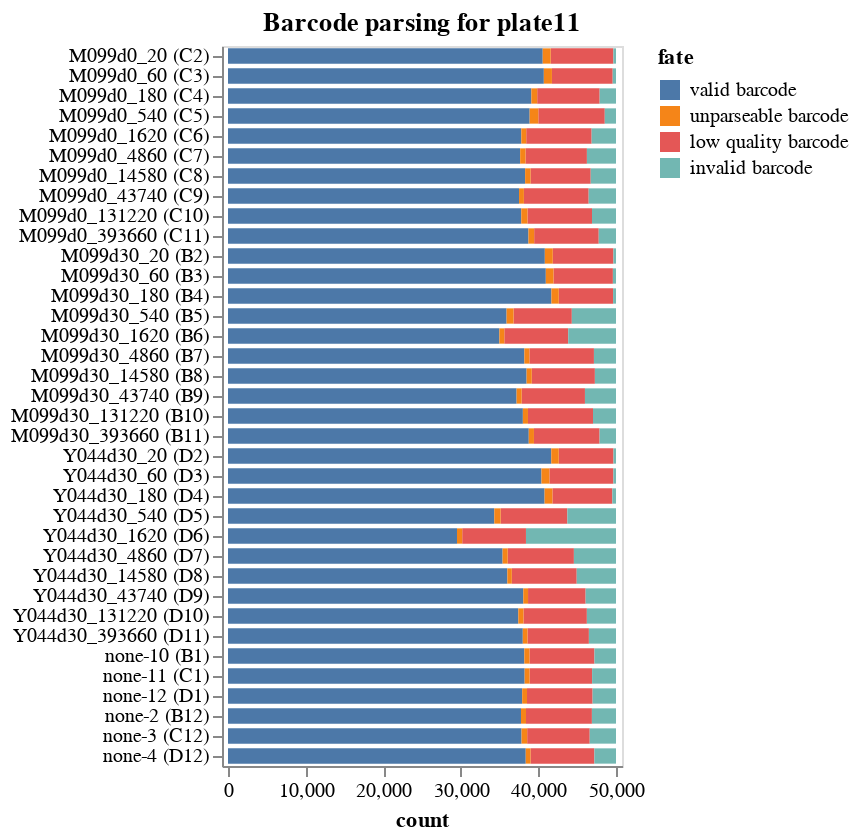

Notebook code for this chart:
### Markdown cell above
## Statistics on barcode-parsing for each sample
Make interactive chart of the "fates" of the sequencing reads parsed for each sample on the plate.

If most sequencing reads are not "valid barcodes", this could potentially indicate some problem in the sequencing or barcode set you are parsing.

Potential fates are:
 - *valid barcode*: barcode that matches a known virus or neutralization standard, we hope most reads are this.
 - *invalid barcode*: a barcode with proper flanking sequences, but does not match a known virus or neutralization standard. If you  have a lot of reads of this type, it is probably a good idea to look at the invalid barcode CSVs (in the `./results/barcode_invalid/` subdirectory created by the pipeline) to see what these invalid barcodes are.
 - *unparseable barcode*: could not parse a barcode from this read as there was not a sequence of the correct length with the appropriate flanking sequence.
 - *low quality barcode*: low-quality or `N` nucleotides in barcode, could indicate problem with sequencing.
 - *failed chastity filter*: reads that failed the Illumina chastity filter, if these are reported in the FASTQ (they may not be).

Also, if the number of reads per sample is very uneven, that could indicate that you did not do a good job of balancing the different samples in the Illumina sequencing.

### Code cell
fates = (
    pd.concat([pd.read_csv(f).assign(sample=s) for f, s in zip(fate_csvs, samples)])
    .merge(samples_df, validate="many_to_one", on="sample")
    .assign(
        fate_counts=lambda x: x.groupby("fate")["count"].transform("sum"),
        sample_well=lambda x: x["sample_noplate"] + " (" + x["well"] + ")",
    )
    .query("fate_counts > 0")[  # only keep fates with at least one count
        ["fate", "count", "well", "serum_replicate", "sample_well", "dilution_factor"]
    ]
)

assert len(fates) == len(fates.drop_duplicates())

serum_replicates = sorted(fates["serum_replicate"].unique())
sample_wells = list(
    fates.sort_values(["serum_replicate", "dilution_factor"])["sample_well"]
)
            

serum_selection = alt.selection_point(
    fields=["serum_replicate"],
    bind=alt.binding_select(
        options=[None] + serum_replicates,
        labels=["all"] + serum_replicates,
        name="serum",
    ),
)

fates_chart = (
    alt.Chart(fates)
    .add_params(serum_selection)
    .transform_filter(serum_selection)
    .encode(
        alt.X("count", scale=alt.Scale(nice=False, padding=3)),
        alt.Y(
            "sample_well",
            title=None,
            sort=sample_wells,
        ),
        alt.Color("fate", sort=sorted(fates["fate"].unique(), reverse=True)),
        alt.Order("fate", sort="descending"),
        tooltip=fates.columns.tolist(),
    )
    .mark_bar(height={"band": 0.85})
    .properties(
        height=alt.Step(10),
        width=200,
        title=f"Barcode parsing for {plate}",
    )
    .configure_axis(grid=False)
)

fates_chart

### Figure 1 — Vega-Lite specification as saved in the notebook (floating-point values rounded to 4 significant figures; data arrays with more than 128 entries replaced by an {"elided": "..."} marker saying what was removed)
{"config": {"view": {"continuousWidth": 300, "continuousHeight": 300}, "axis": {"grid": false}}, "data": {"name": "data-65c88dd4b5091024fc8b6f005f84637e"}, "mark": {"type": "bar", "height": {"band": 0.85}}, "encoding": {"color": {"field": "fate", "sort": ["valid barcode", "unparseable barcode", "low quality barcode", "invalid barcode"], "type": "nominal"}, "order": {"field": "fate", "sort": "descending", "type": "nominal"}, "tooltip": [{"field": "fate", "type": "nominal"}, {"field": "count", "type": "quantitative"}, {"field": "well", "type": "nominal"}, {"field": "serum_replicate", "type": "nominal"}, {"field": "sample_well", "type": "nominal"}, {"field": "dilution_factor", "type": "quantitative"}], "x": {"field": "count", "scale": {"nice": false, "padding": 3}, "type": "quantitative"}, "y": {"field": "sample_well", "sort": {"elided": "144 str values"}, "title": null, "type": "nominal"}}, "height": {"step": 10}, "params": [{"name": "param_1", "select": {"type": "point", "fields": ["serum_replicate"]}, "bind": {"input": "select", "options": [null, "M099d0", "M099d30", "Y044d30", "none-10", "none-11", "none-12", "none-2", "none-3", "none-4"], "labels": ["all", "M099d0", "M099d30", "Y044d30", "none-10", "none-11", "none-12", "none-2", "none-3", "none-4"], "name": "serum"}}], "title": "Barcode parsing for plate11", "transform": [{"filter": {"param": "param_1"}}], "width": 200, "$schema": "https://vega.github.io/schema/vega-lite/v5.16.3.json", "datasets": {"data-65c88dd4b5091024fc8b6f005f84637e": {"elided": "144 records"}}}
